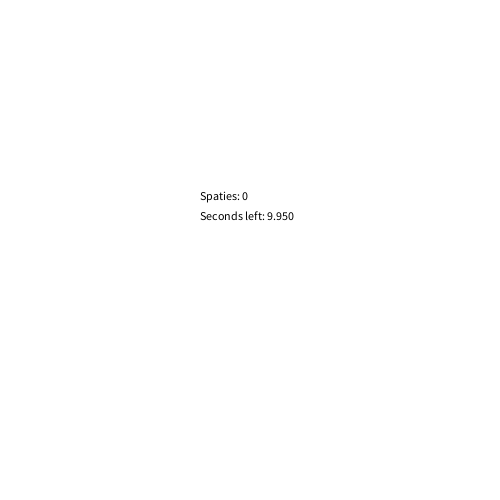
Frame 1 (no input)
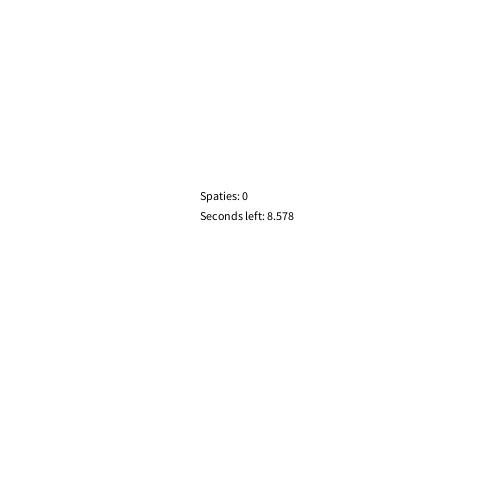
Frame 60 (the mouse pressed at the canvas centre just before this capture)
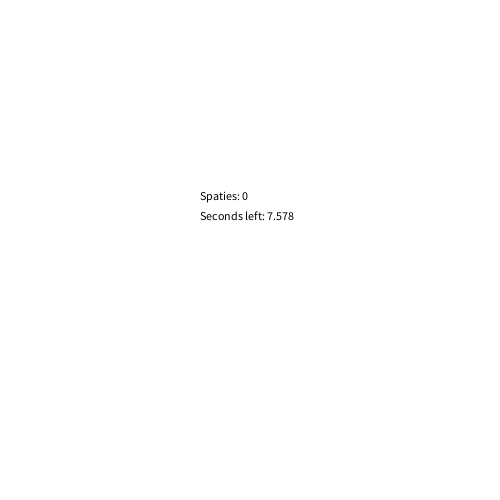
Frame 120 (the mouse held since frame 60 and released just before this capture)

The Processing sketch that drew these frames (run headless with seeded random() and noise(); from frame 60 on, the mouse is pressed at the canvas centre):

// Processing sketch: opdracht12_2
// ── opdracht12_2.pde
int seconden;
int leftAmount;
int millisLeft;
int aantalSpaties = 0;
boolean racing = true;

void setup(){
  size(500,500);

}

void draw(){
  background(255,255,255);
  
  seconden = millis()/1000;
  leftAmount = 9 - seconden;
  millisLeft = 1000 - (millis()%1000);
  
  if(!racing){
  leftAmount = 0;
  millisLeft = 0;
  }
  
  if(seconden >= 10){
  racing = false;
  }
  fill(0,0,0);
  text("Spaties: " + aantalSpaties, 200, 200);
  text("Seconds left: " + leftAmount + "." + millisLeft, 200, 220);
}

void keyReleased(){
  if(keyCode == 32 && racing){
    aantalSpaties++;

  }
}
